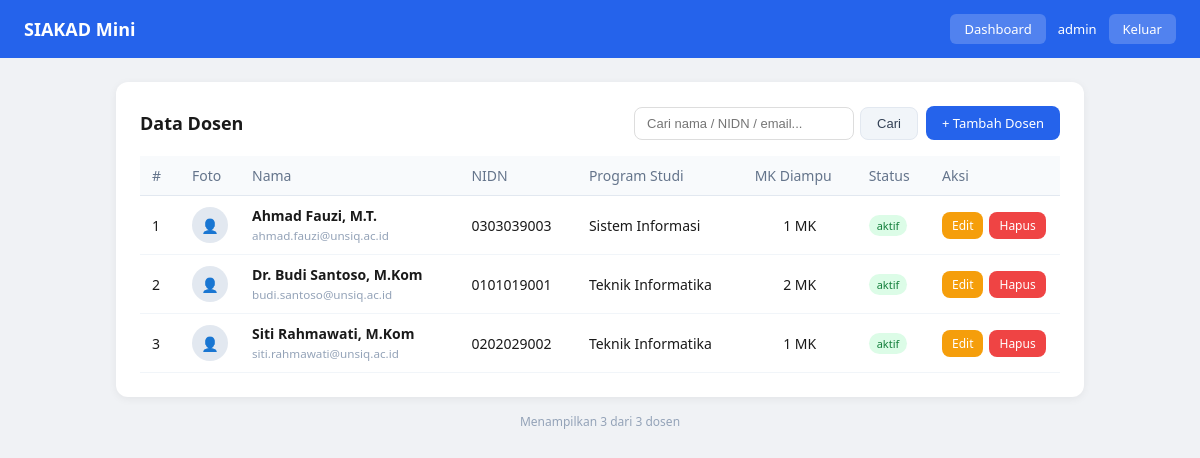
/public/dosen.php (signed in), run on the app's committed database.
### tables this page shows
CREATE TABLE dosen (
    id            INT UNSIGNED AUTO_INCREMENT PRIMARY KEY,
    nidn          CHAR(10)     NOT NULL UNIQUE,
    nama          VARCHAR(100) NOT NULL,
    email         VARCHAR(120) NOT NULL UNIQUE,
    program_studi ENUM('Teknik Informatika','Sistem Informasi','Teknik Elektro') NOT NULL,
    foto          VARCHAR(255) NULL DEFAULT NULL,
    status        ENUM('aktif','nonaktif') NOT NULL DEFAULT 'aktif',
    created_at    TIMESTAMP NOT NULL DEFAULT CURRENT_TIMESTAMP,
    updated_at    TIMESTAMP NOT NULL DEFAULT CURRENT_TIMESTAMP ON UPDATE CURRENT_TIMESTAMP,
    deleted_at    TIMESTAMP NULL DEFAULT NULL,
    INDEX idx_deleted (deleted_at),
    INDEX idx_status  (status)
);

### config/session.php (called while the page is built, shortened)
<?php
function currentUser(): array
{
    return $_SESSION['user'] ?? [];
}

### public/dosen.php (the view, shortened to what this page needs)
<?php
require_once __DIR__ . '/../config/session.php';
$pdo  = getDB();
$user = currentUser();
$cari     = trim($_GET['cari'] ?? '');
$halaman  = max(1, (int)($_GET['halaman'] ?? 1));
$perHal   = 5;
$offset   = ($halaman - 1) * $perHal;
$sqlTotal = 'SELECT COUNT(*) FROM dosen WHERE deleted_at IS NULL';
$params   = [];
$stmtTotal  = $pdo->prepare($sqlTotal);
$stmtTotal->execute($params);
$total      = (int)$stmtTotal->fetchColumn();
$sqlData = 'SELECT d.*,
            (SELECT COUNT(*) FROM dosen_matkul dm WHERE dm.dosen_id = d.id) AS jml_matkul
            FROM dosen d
            WHERE d.deleted_at IS NULL';
$sqlData .= ' ORDER BY d.nama ASC LIMIT :limit OFFSET :offset';
$stmtData = $pdo->prepare($sqlData);
$stmtData->bindValue(':limit',  $perHal, PDO::PARAM_INT);
$stmtData->bindValue(':offset', $offset, PDO::PARAM_INT);
$stmtData->execute();
$listDosen = $stmtData->fetchAll();
?>
<!DOCTYPE html>
<html lang="id">
<head>
</head>
<body>
<nav class="navbar">
    <h1>SIAKAD Mini</h1>
    <div class="nav-right">
        <a href="/siakad-mini/public/index.php">Dashboard</a>
        <span><?= htmlspecialchars($user['username'], ENT_QUOTES, 'UTF-8') ?></span>
        <a href="/siakad-mini/public/logout.php">Keluar</a>
    </div>
</nav>
<div class="container">
    <div class="card">
        <div class="toolbar">
            <h2>Data Dosen</h2>
            <div class="toolbar-right">
                <form class="search-form" method="GET" action="">
                    <input type="text" name="cari" placeholder="Cari nama / NIDN / email..."
                           value="<?= htmlspecialchars($cari, ENT_QUOTES, 'UTF-8') ?>">
                    <button type="submit" class="btn btn-secondary">Cari</button>
                </form>
                <a href="/siakad-mini/public/dosen_create.php" class="btn btn-primary">+ Tambah Dosen</a>
            </div>
        </div>
        <?php if (empty($listDosen)): ?>
            <div class="empty-state">
                <div style="font-size:40px">👨‍🏫</div>
                <p><?= $cari !== '' ? 'Tidak ada dosen yang cocok dengan pencarian.' : 'Belum ada data dosen.' ?></p>
            </div>
        <?php else: ?>
            <table>
                <thead>
                    <tr>
                        <th style="width:40px">#</th>
                        <th style="width:44px">Foto</th>
                        <th>Nama</th>
                        <th>NIDN</th>
                        <th>Program Studi</th>
                        <th>MK Diampu</th>
                        <th>Status</th>
                        <th style="width:130px">Aksi</th>
                    </tr>
                </thead>
                <tbody>
                <?php foreach ($listDosen as $i => $d): ?>
                    <tr>
                        <td><?= $offset + $i + 1 ?></td>
                        <td>
                            <?php if ($d['foto'] && file_exists(__DIR__ . '/../uploads/' . $d['foto'])): ?>
                                <img src="/siakad-mini/uploads/<?= htmlspecialchars($d['foto'], ENT_QUOTES, 'UTF-8') ?>"
                                     alt="foto" class="foto-thumb">
                            <?php else: ?>
                                <div class="foto-placeholder">👤</div>
                            <?php endif; ?>
                        </td>
                        <td>
                            <strong><?= htmlspecialchars($d['nama'], ENT_QUOTES, 'UTF-8') ?></strong><br>
                            <small style="color:#94a3b8"><?= htmlspecialchars($d['email'], ENT_QUOTES, 'UTF-8') ?></small>
                        </td>
                        <td><?= htmlspecialchars($d['nidn'], ENT_QUOTES, 'UTF-8') ?></td>
                        <td><?= htmlspecialchars($d['program_studi'], ENT_QUOTES, 'UTF-8') ?></td>
                        <td style="text-align:center"><?= (int)$d['jml_matkul'] ?> MK</td>
                        <td>
                            <span class="badge badge-<?= $d['status'] ?>">
                                <?= htmlspecialchars($d['status'], ENT_QUOTES, 'UTF-8') ?>
                            </span>
                        </td>
                        <td>
                            <div class="actions">
                                <a href="/siakad-mini/public/dosen_edit.php?id=<?= $d['id'] ?>"
                                   class="btn btn-warning btn-sm">Edit</a>
                                <?php if ($user['role'] === 'admin'): ?>
                                <a href="/siakad-mini/public/dosen_delete.php?id=<?= $d['id'] ?>"
                                   class="btn btn-danger btn-sm"
                                   onclick="return confirm('Hapus dosen <?= htmlspecialchars($d['nama'], ENT_QUOTES, 'UTF-8') ?>?')">
                                   Hapus
                                </a>
                                <?php endif; ?>
                            </div>
                        </td>
                    </tr>
                <?php endforeach; ?>
                </tbody>
            </table>
        <?php endif; ?>
    </div>
    <div style="margin-top:1rem; font-size:12px; color:#94a3b8; text-align:center;">
        Menampilkan <?= count($listDosen) ?> dari <?= $total ?> dosen
    </div>
</div>
</body>
</html>

### public/dosen.php (style rules this page uses)
* { box-sizing: border-box; margin: 0; padding: 0; }
body { font-family: 'Segoe UI', sans-serif; background: #f0f2f5; }
.navbar { background: #2563eb; color: #fff; padding: 14px 24px; display: flex; justify-content: space-between; align-items: center; }
.navbar h1 { font-size: 18px; font-weight: 600; }
.navbar .nav-right { display: flex; align-items: center; gap: 12px; font-size: 13px; }
.navbar a { color:#fff; text-decoration:none; background:rgba(255,255,255,0.2); padding:6px 14px; border-radius:6px; }
.container { max-width: 1000px; margin: 1.5rem auto; padding: 0 1rem; }
.card { background:#fff; border-radius:12px; padding:1.5rem; box-shadow:0 2px 8px rgba(0,0,0,0.06); }
.toolbar { display:flex; justify-content:space-between; align-items:center; margin-bottom:1rem; flex-wrap:wrap; gap:10px; }
.toolbar h2 { font-size:18px; color:#1a1a1a; }
.toolbar-right { display:flex; gap:8px; align-items:center; flex-wrap:wrap; }
.search-form { display:flex; gap:6px; }
.search-form input { padding:8px 12px; border:1px solid #ddd; border-radius:8px; font-size:13px; width:220px; }
.btn { padding:8px 16px; border-radius:8px; font-size:13px; font-weight:500; cursor:pointer; border:none; text-decoration:none; display:inline-block; }
.btn-primary { background:#2563eb; color:#fff; }
.btn-secondary { background:#f1f5f9; color:#334155; border:1px solid #e2e8f0; }
.btn-warning { background:#f59e0b; color:#fff; }
.btn-danger { background:#ef4444; color:#fff; }
.btn-sm { padding:5px 10px; font-size:12px; }
table { width:100%; border-collapse:collapse; font-size:14px; }
thead th { background:#f8fafc; padding:10px 12px; text-align:left; font-weight:500; color:#64748b; border-bottom:1px solid #e2e8f0; }
tbody td { padding:10px 12px; border-bottom:1px solid #f1f5f9; color:#1a1a1a; vertical-align:middle; }
.badge { display:inline-block; padding:3px 8px; border-radius:20px; font-size:11px; font-weight:500; }
.badge-aktif { background:#dcfce7; color:#15803d; }
.foto-placeholder { width:36px; height:36px; border-radius:50%; background:#e2e8f0; display:flex; align-items:center; justify-content:center; font-size:14px; color:#94a3b8; }
.actions { display:flex; gap:6px; }

### data on the page
dosen: i "1", nama "Ahmad Fauzi, M.T.", email "ahmad.fauzi@unsiq.ac.id", nidn "0303039003", program_studi "Sistem Informasi", jml_matkul "1", status "aktif"
dosen: i "2", nama "Dr. Budi Santoso, M.Kom", email "budi.santoso@unsiq.ac.id", nidn "0101019001", program_studi "Teknik Informatika", jml_matkul "2", status "aktif"
dosen: i "3", nama "Siti Rahmawati, M.Kom", email "siti.rahmawati@unsiq.ac.id", nidn "0202029002", program_studi "Teknik Informatika", jml_matkul "1", status "aktif"

### other printed values
$user['username'] "admin"
count($listDosen) "3"
$total "3"
